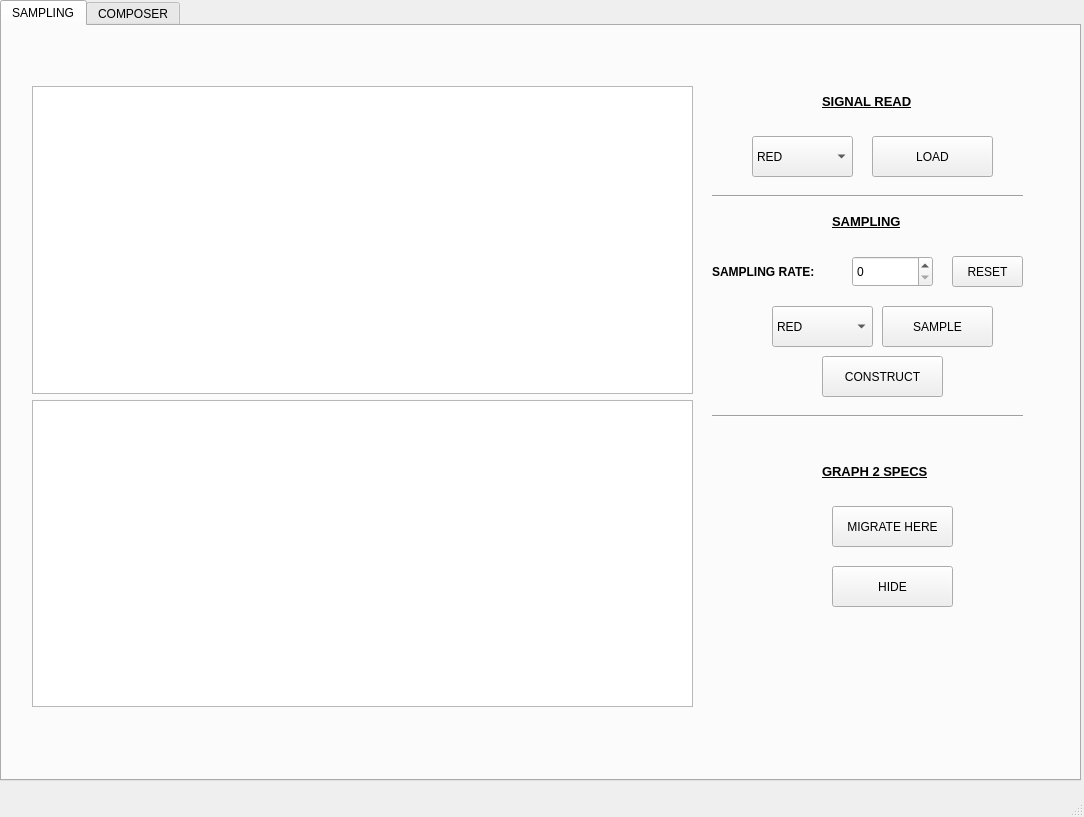
<?xml version="1.0" encoding="UTF-8"?>
<ui version="4.0">
 <class>MainWindow</class>
 <widget class="QMainWindow" name="MainWindow">
  <property name="geometry">
   <rect>
    <x>0</x>
    <y>0</y>
    <width>1084</width>
    <height>817</height>
   </rect>
  </property>
  <property name="windowTitle">
   <string>SIGNAL PROCESSING (SAMPLING)</string>
  </property>
  <widget class="QWidget" name="centralwidget">
   <property name="sizePolicy">
    <sizepolicy hsizetype="Expanding" vsizetype="Expanding">
     <horstretch>0</horstretch>
     <verstretch>0</verstretch>
    </sizepolicy>
   </property>
   <widget class="QTabWidget" name="tabWidget">
    <property name="geometry">
     <rect>
      <x>0</x>
      <y>0</y>
      <width>1081</width>
      <height>781</height>
     </rect>
    </property>
    <property name="currentIndex">
     <number>0</number>
    </property>
    <property name="movable">
     <bool>false</bool>
    </property>
    <widget class="QWidget" name="SAMPLING">
     <property name="sizePolicy">
      <sizepolicy hsizetype="Expanding" vsizetype="Expanding">
       <horstretch>0</horstretch>
       <verstretch>0</verstretch>
      </sizepolicy>
     </property>
     <attribute name="title">
      <string>SAMPLING</string>
     </attribute>
     <widget class="QLabel" name="label">
      <property name="geometry">
       <rect>
        <x>710</x>
        <y>230</y>
        <width>141</width>
        <height>31</height>
       </rect>
      </property>
      <property name="font">
       <font>
        <pointsize>9</pointsize>
        <weight>75</weight>
        <bold>true</bold>
       </font>
      </property>
      <property name="text">
       <string>SAMPLING RATE:</string>
      </property>
     </widget>
     <widget class="QPushButton" name="SAMPLE">
      <property name="geometry">
       <rect>
        <x>880</x>
        <y>280</y>
        <width>111</width>
        <height>41</height>
       </rect>
      </property>
      <property name="text">
       <string>SAMPLE</string>
      </property>
     </widget>
     <widget class="Line" name="line_2">
      <property name="geometry">
       <rect>
        <x>710</x>
        <y>380</y>
        <width>311</width>
        <height>20</height>
       </rect>
      </property>
      <property name="orientation">
       <enum>Qt::Horizontal</enum>
      </property>
     </widget>
     <widget class="QComboBox" name="SAMPLING_COLOR">
      <property name="geometry">
       <rect>
        <x>770</x>
        <y>280</y>
        <width>101</width>
        <height>41</height>
       </rect>
      </property>
      <item>
       <property name="text">
        <string>RED</string>
       </property>
      </item>
      <item>
       <property name="text">
        <string>GREEN</string>
       </property>
      </item>
      <item>
       <property name="text">
        <string>BLUE</string>
       </property>
      </item>
     </widget>
     <widget class="QLabel" name="label_4">
      <property name="geometry">
       <rect>
        <x>820</x>
        <y>430</y>
        <width>151</width>
        <height>31</height>
       </rect>
      </property>
      <property name="font">
       <font>
        <pointsize>10</pointsize>
        <weight>75</weight>
        <bold>true</bold>
        <underline>true</underline>
       </font>
      </property>
      <property name="text">
       <string>GRAPH 2 SPECS</string>
      </property>
     </widget>
     <widget class="QPushButton" name="CONSTRUCT">
      <property name="geometry">
       <rect>
        <x>820</x>
        <y>330</y>
        <width>121</width>
        <height>41</height>
       </rect>
      </property>
      <property name="text">
       <string>CONSTRUCT</string>
      </property>
     </widget>
     <widget class="Line" name="line">
      <property name="geometry">
       <rect>
        <x>710</x>
        <y>160</y>
        <width>311</width>
        <height>20</height>
       </rect>
      </property>
      <property name="orientation">
       <enum>Qt::Horizontal</enum>
      </property>
     </widget>
     <widget class="QPushButton" name="MIGRATE">
      <property name="geometry">
       <rect>
        <x>830</x>
        <y>480</y>
        <width>121</width>
        <height>41</height>
       </rect>
      </property>
      <property name="text">
       <string>MIGRATE HERE</string>
      </property>
     </widget>
     <widget class="QPushButton" name="LOAD">
      <property name="geometry">
       <rect>
        <x>870</x>
        <y>110</y>
        <width>121</width>
        <height>41</height>
       </rect>
      </property>
      <property name="text">
       <string>LOAD</string>
      </property>
     </widget>
     <widget class="QComboBox" name="MAIN_COLOR">
      <property name="geometry">
       <rect>
        <x>750</x>
        <y>110</y>
        <width>101</width>
        <height>41</height>
       </rect>
      </property>
      <item>
       <property name="text">
        <string>RED</string>
       </property>
      </item>
      <item>
       <property name="text">
        <string>GREEN</string>
       </property>
      </item>
      <item>
       <property name="text">
        <string>BLUE</string>
       </property>
      </item>
     </widget>
     <widget class="QSplitter" name="splitter">
      <property name="geometry">
       <rect>
        <x>30</x>
        <y>60</y>
        <width>661</width>
        <height>621</height>
       </rect>
      </property>
      <property name="orientation">
       <enum>Qt::Vertical</enum>
      </property>
      <widget class="QWidget" name="verticalLayoutWidget">
       <layout class="QVBoxLayout" name="verticalLayout">
        <property name="sizeConstraint">
         <enum>QLayout::SetDefaultConstraint</enum>
        </property>
        <item>
         <widget class="QGraphicsView" name="graphicsView"/>
        </item>
        <item>
         <widget class="QGraphicsView" name="graphicsView_2"/>
        </item>
       </layout>
      </widget>
     </widget>
     <widget class="QLabel" name="label_3">
      <property name="geometry">
       <rect>
        <x>830</x>
        <y>180</y>
        <width>101</width>
        <height>31</height>
       </rect>
      </property>
      <property name="font">
       <font>
        <pointsize>10</pointsize>
        <weight>75</weight>
        <bold>true</bold>
        <underline>true</underline>
       </font>
      </property>
      <property name="text">
       <string>SAMPLING</string>
      </property>
     </widget>
     <widget class="QPushButton" name="HIDE">
      <property name="geometry">
       <rect>
        <x>830</x>
        <y>540</y>
        <width>121</width>
        <height>41</height>
       </rect>
      </property>
      <property name="text">
       <string>HIDE</string>
      </property>
     </widget>
     <widget class="QPushButton" name="RESET">
      <property name="geometry">
       <rect>
        <x>950</x>
        <y>230</y>
        <width>71</width>
        <height>31</height>
       </rect>
      </property>
      <property name="text">
       <string>RESET</string>
      </property>
     </widget>
     <widget class="QSpinBox" name="SAMPLING_RATE">
      <property name="geometry">
       <rect>
        <x>850</x>
        <y>230</y>
        <width>81</width>
        <height>31</height>
       </rect>
      </property>
     </widget>
     <widget class="QLabel" name="label_2">
      <property name="geometry">
       <rect>
        <x>820</x>
        <y>60</y>
        <width>121</width>
        <height>31</height>
       </rect>
      </property>
      <property name="font">
       <font>
        <pointsize>10</pointsize>
        <weight>75</weight>
        <bold>true</bold>
        <underline>true</underline>
       </font>
      </property>
      <property name="text">
       <string>SIGNAL READ</string>
      </property>
     </widget>
    </widget>
    <widget class="QWidget" name="COMPOSER">
     <property name="sizePolicy">
      <sizepolicy hsizetype="Expanding" vsizetype="Expanding">
       <horstretch>0</horstretch>
       <verstretch>0</verstretch>
      </sizepolicy>
     </property>
     <attribute name="title">
      <string>COMPOSER</string>
     </attribute>
     <widget class="QPushButton" name="ADD">
      <property name="geometry">
       <rect>
        <x>960</x>
        <y>250</y>
        <width>93</width>
        <height>28</height>
       </rect>
      </property>
      <property name="text">
       <string>ADD</string>
      </property>
     </widget>
     <widget class="QDoubleSpinBox" name="MAGNITUDE">
      <property name="geometry">
       <rect>
        <x>960</x>
        <y>110</y>
        <width>91</width>
        <height>31</height>
       </rect>
      </property>
     </widget>
     <widget class="QDoubleSpinBox" name="FREQUENCY">
      <property name="geometry">
       <rect>
        <x>960</x>
        <y>200</y>
        <width>91</width>
        <height>31</height>
       </rect>
      </property>
     </widget>
     <widget class="QDoubleSpinBox" name="PHASE">
      <property name="geometry">
       <rect>
        <x>960</x>
        <y>151</y>
        <width>91</width>
        <height>31</height>
       </rect>
      </property>
     </widget>
     <widget class="QLabel" name="label_5">
      <property name="geometry">
       <rect>
        <x>840</x>
        <y>105</y>
        <width>111</width>
        <height>31</height>
       </rect>
      </property>
      <property name="font">
       <font>
        <pointsize>9</pointsize>
        <weight>75</weight>
        <bold>true</bold>
       </font>
      </property>
      <property name="text">
       <string>MAGNITUDE :</string>
      </property>
     </widget>
     <widget class="QLabel" name="label_6">
      <property name="geometry">
       <rect>
        <x>840</x>
        <y>160</y>
        <width>81</width>
        <height>16</height>
       </rect>
      </property>
      <property name="font">
       <font>
        <pointsize>10</pointsize>
        <weight>75</weight>
        <bold>true</bold>
       </font>
      </property>
      <property name="text">
       <string>PHASE :</string>
      </property>
     </widget>
     <widget class="QLabel" name="label_7">
      <property name="geometry">
       <rect>
        <x>840</x>
        <y>210</y>
        <width>111</width>
        <height>16</height>
       </rect>
      </property>
      <property name="font">
       <font>
        <pointsize>9</pointsize>
        <weight>75</weight>
        <bold>true</bold>
       </font>
      </property>
      <property name="text">
       <string>FREQUENCY :</string>
      </property>
     </widget>
     <widget class="QPushButton" name="CONFIRM">
      <property name="geometry">
       <rect>
        <x>880</x>
        <y>330</y>
        <width>131</width>
        <height>51</height>
       </rect>
      </property>
      <property name="text">
       <string>CONFIRM</string>
      </property>
     </widget>
     <widget class="QComboBox" name="SIGNALS">
      <property name="geometry">
       <rect>
        <x>830</x>
        <y>270</y>
        <width>111</width>
        <height>31</height>
       </rect>
      </property>
      <item>
       <property name="text">
        <string>SIGNAL 1</string>
       </property>
      </item>
      <item>
       <property name="text">
        <string>SIGNAL 2</string>
       </property>
      </item>
      <item>
       <property name="text">
        <string>SIGNAL 3</string>
       </property>
      </item>
      <item>
       <property name="text">
        <string>SIGNAL 4</string>
       </property>
      </item>
     </widget>
     <widget class="QPushButton" name="DELETE">
      <property name="geometry">
       <rect>
        <x>960</x>
        <y>290</y>
        <width>91</width>
        <height>31</height>
       </rect>
      </property>
      <property name="text">
       <string>DELETE</string>
      </property>
     </widget>
     <widget class="QPushButton" name="EXPORT">
      <property name="geometry">
       <rect>
        <x>880</x>
        <y>460</y>
        <width>131</width>
        <height>51</height>
       </rect>
      </property>
      <property name="text">
       <string>EXPORT</string>
      </property>
     </widget>
     <widget class="QPushButton" name="MOVE_TO_MAIN">
      <property name="geometry">
       <rect>
        <x>870</x>
        <y>540</y>
        <width>151</width>
        <height>61</height>
       </rect>
      </property>
      <property name="font">
       <font>
        <pointsize>10</pointsize>
        <weight>75</weight>
        <bold>true</bold>
        <underline>true</underline>
       </font>
      </property>
      <property name="text">
       <string>MOVE TO MAIN</string>
      </property>
     </widget>
     <widget class="Line" name="line_3">
      <property name="geometry">
       <rect>
        <x>800</x>
        <y>400</y>
        <width>271</width>
        <height>20</height>
       </rect>
      </property>
      <property name="orientation">
       <enum>Qt::Horizontal</enum>
      </property>
     </widget>
     <widget class="QSplitter" name="splitter_2">
      <property name="geometry">
       <rect>
        <x>40</x>
        <y>80</y>
        <width>751</width>
        <height>601</height>
       </rect>
      </property>
      <property name="orientation">
       <enum>Qt::Vertical</enum>
      </property>
      <widget class="QWidget" name="verticalLayoutWidget_3">
       <layout class="QVBoxLayout" name="verticalLayout_3">
        <item>
         <widget class="QGraphicsView" name="graphicsView_3"/>
        </item>
       </layout>
      </widget>
      <widget class="QWidget" name="verticalLayoutWidget_4">
       <layout class="QVBoxLayout" name="verticalLayout_4">
        <item>
         <widget class="QGraphicsView" name="graphicsView_4"/>
        </item>
       </layout>
      </widget>
     </widget>
    </widget>
   </widget>
  </widget>
  <widget class="QMenuBar" name="menubar">
   <property name="geometry">
    <rect>
     <x>0</x>
     <y>0</y>
     <width>1084</width>
     <height>26</height>
    </rect>
   </property>
  </widget>
  <widget class="QStatusBar" name="statusbar"/>
 </widget>
 <resources/>
 <connections/>
</ui>
